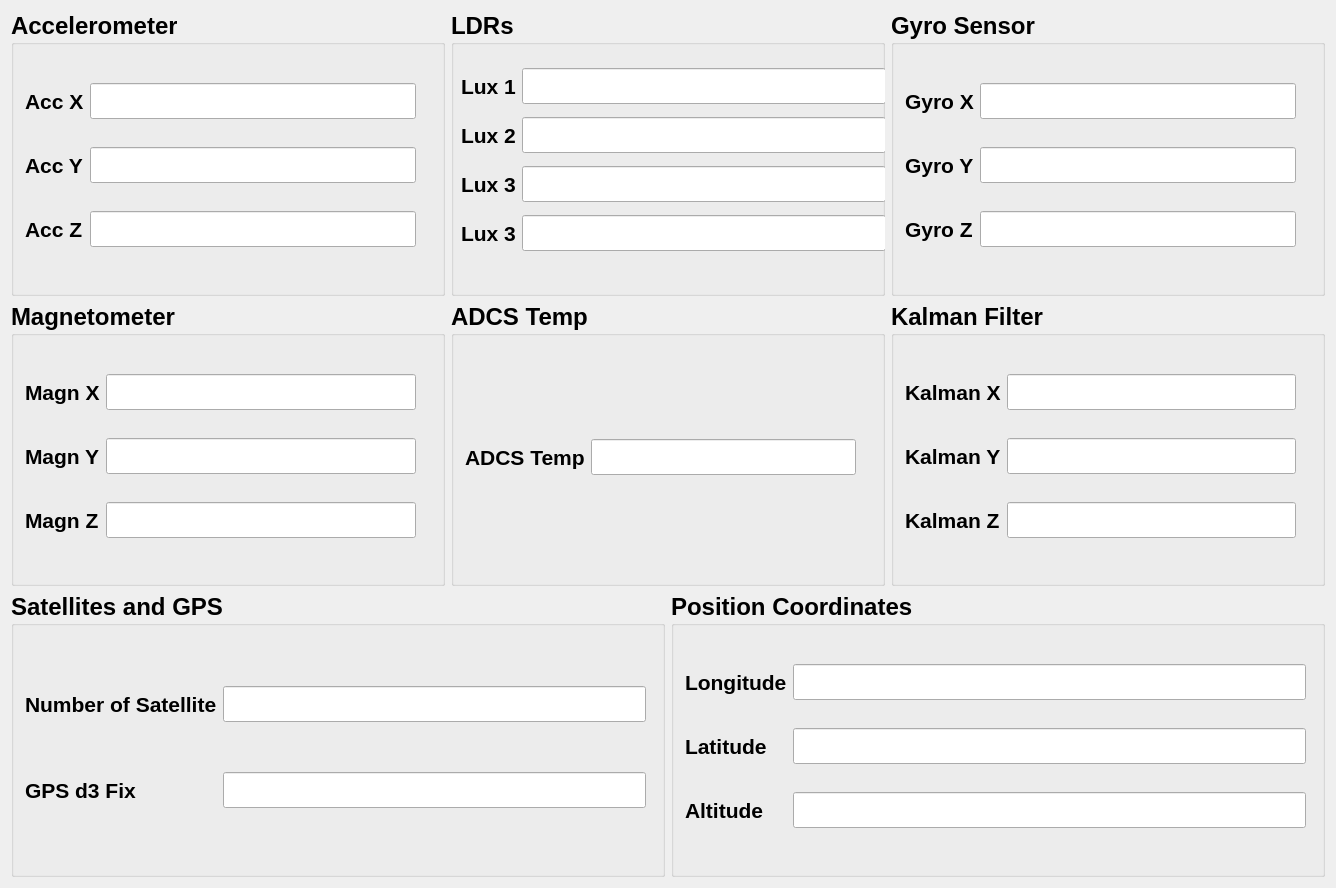
<?xml version="1.0" encoding="UTF-8"?>
<ui version="4.0">
 <class>Form</class>
 <widget class="QWidget" name="Form">
  <property name="geometry">
   <rect>
    <x>0</x>
    <y>0</y>
    <width>1336</width>
    <height>888</height>
   </rect>
  </property>
  <property name="windowTitle">
   <string>Form</string>
  </property>
  <layout class="QGridLayout" name="gridLayout_2">
   <item row="0" column="0" colspan="2">
    <layout class="QHBoxLayout" name="horizontalLayout_5">
     <item>
      <widget class="QGroupBox" name="groupbox_Accelerometer">
       <property name="font">
        <font>
         <pointsize>18</pointsize>
         <weight>75</weight>
         <bold>true</bold>
        </font>
       </property>
       <property name="title">
        <string>Accelerometer</string>
       </property>
       <widget class="QWidget" name="layoutWidget_2">
        <property name="geometry">
         <rect>
          <x>14</x>
          <y>50</y>
          <width>391</width>
          <height>211</height>
         </rect>
        </property>
        <layout class="QGridLayout" name="gridLayout_4">
         <item row="1" column="0">
          <widget class="QLabel" name="label_acc2">
           <property name="font">
            <font>
             <pointsize>16</pointsize>
             <weight>75</weight>
             <bold>true</bold>
            </font>
           </property>
           <property name="text">
            <string>Acc Y</string>
           </property>
          </widget>
         </item>
         <item row="0" column="1">
          <widget class="QLineEdit" name="lineEdit_acc1">
           <property name="readOnly">
            <bool>true</bool>
           </property>
          </widget>
         </item>
         <item row="1" column="1">
          <widget class="QLineEdit" name="lineEdit_acc2">
           <property name="readOnly">
            <bool>true</bool>
           </property>
          </widget>
         </item>
         <item row="2" column="0">
          <widget class="QLabel" name="label_acc3">
           <property name="font">
            <font>
             <pointsize>16</pointsize>
             <weight>75</weight>
             <bold>true</bold>
            </font>
           </property>
           <property name="text">
            <string>Acc Z</string>
           </property>
          </widget>
         </item>
         <item row="2" column="1">
          <widget class="QLineEdit" name="lineEdit_acc3">
           <property name="readOnly">
            <bool>true</bool>
           </property>
          </widget>
         </item>
         <item row="0" column="0">
          <widget class="QLabel" name="label_acc1">
           <property name="font">
            <font>
             <pointsize>16</pointsize>
             <weight>75</weight>
             <bold>true</bold>
            </font>
           </property>
           <property name="text">
            <string>Acc X</string>
           </property>
          </widget>
         </item>
        </layout>
       </widget>
      </widget>
     </item>
     <item>
      <widget class="QGroupBox" name="groupbox_LDRs">
       <property name="font">
        <font>
         <pointsize>18</pointsize>
         <weight>75</weight>
         <bold>true</bold>
        </font>
       </property>
       <property name="title">
        <string>LDRs</string>
       </property>
       <widget class="QWidget" name="">
        <property name="geometry">
         <rect>
          <x>10</x>
          <y>50</y>
          <width>425</width>
          <height>199</height>
         </rect>
        </property>
        <layout class="QGridLayout" name="gridLayout">
         <item row="0" column="0">
          <layout class="QHBoxLayout" name="horizontalLayout">
           <item>
            <widget class="QLabel" name="label_lux1">
             <property name="font">
              <font>
               <pointsize>16</pointsize>
               <weight>75</weight>
               <bold>true</bold>
              </font>
             </property>
             <property name="text">
              <string>Lux 1</string>
             </property>
            </widget>
           </item>
           <item>
            <widget class="QLineEdit" name="lineEdit_lux1">
             <property name="readOnly">
              <bool>true</bool>
             </property>
            </widget>
           </item>
          </layout>
         </item>
         <item row="1" column="0">
          <layout class="QHBoxLayout" name="horizontalLayout_2">
           <item>
            <widget class="QLabel" name="label_lux2">
             <property name="font">
              <font>
               <pointsize>16</pointsize>
               <weight>75</weight>
               <bold>true</bold>
              </font>
             </property>
             <property name="text">
              <string>Lux 2</string>
             </property>
            </widget>
           </item>
           <item>
            <widget class="QLineEdit" name="lineEdit_lux2">
             <property name="readOnly">
              <bool>true</bool>
             </property>
            </widget>
           </item>
          </layout>
         </item>
         <item row="2" column="0">
          <layout class="QHBoxLayout" name="horizontalLayout_4">
           <item>
            <widget class="QLabel" name="label_lux3">
             <property name="font">
              <font>
               <pointsize>16</pointsize>
               <weight>75</weight>
               <bold>true</bold>
              </font>
             </property>
             <property name="text">
              <string>Lux 3</string>
             </property>
            </widget>
           </item>
           <item>
            <widget class="QLineEdit" name="lineEdit_lux3">
             <property name="readOnly">
              <bool>true</bool>
             </property>
            </widget>
           </item>
          </layout>
         </item>
         <item row="3" column="0">
          <layout class="QHBoxLayout" name="horizontalLayout_3">
           <item>
            <widget class="QLabel" name="label_lux4">
             <property name="font">
              <font>
               <pointsize>16</pointsize>
               <weight>75</weight>
               <bold>true</bold>
              </font>
             </property>
             <property name="text">
              <string>Lux 3</string>
             </property>
            </widget>
           </item>
           <item>
            <widget class="QLineEdit" name="lineEdit_lux4">
             <property name="readOnly">
              <bool>true</bool>
             </property>
            </widget>
           </item>
          </layout>
         </item>
        </layout>
       </widget>
      </widget>
     </item>
     <item>
      <widget class="QGroupBox" name="groupbox_gyro_sensor">
       <property name="font">
        <font>
         <pointsize>18</pointsize>
         <weight>75</weight>
         <bold>true</bold>
        </font>
       </property>
       <property name="title">
        <string>Gyro Sensor</string>
       </property>
       <widget class="QWidget" name="layoutWidget_3">
        <property name="geometry">
         <rect>
          <x>14</x>
          <y>50</y>
          <width>391</width>
          <height>211</height>
         </rect>
        </property>
        <layout class="QGridLayout" name="gridLayout_5">
         <item row="0" column="0">
          <widget class="QLabel" name="label_gyro1">
           <property name="font">
            <font>
             <pointsize>16</pointsize>
             <weight>75</weight>
             <bold>true</bold>
            </font>
           </property>
           <property name="text">
            <string>Gyro X</string>
           </property>
          </widget>
         </item>
         <item row="0" column="1">
          <widget class="QLineEdit" name="lineEdit_qyro1">
           <property name="readOnly">
            <bool>true</bool>
           </property>
          </widget>
         </item>
         <item row="1" column="0">
          <widget class="QLabel" name="label_gyro2">
           <property name="font">
            <font>
             <pointsize>16</pointsize>
             <weight>75</weight>
             <bold>true</bold>
            </font>
           </property>
           <property name="text">
            <string>Gyro Y</string>
           </property>
          </widget>
         </item>
         <item row="1" column="1">
          <widget class="QLineEdit" name="lineEdit_qyro2">
           <property name="readOnly">
            <bool>true</bool>
           </property>
          </widget>
         </item>
         <item row="2" column="0">
          <widget class="QLabel" name="label_gyro3">
           <property name="font">
            <font>
             <pointsize>16</pointsize>
             <weight>75</weight>
             <bold>true</bold>
            </font>
           </property>
           <property name="text">
            <string>Gyro Z</string>
           </property>
          </widget>
         </item>
         <item row="2" column="1">
          <widget class="QLineEdit" name="lineEdit_qyro3">
           <property name="readOnly">
            <bool>true</bool>
           </property>
          </widget>
         </item>
        </layout>
       </widget>
      </widget>
     </item>
    </layout>
   </item>
   <item row="1" column="0" colspan="2">
    <layout class="QHBoxLayout" name="horizontalLayout_6">
     <item>
      <widget class="QGroupBox" name="groupbox_Magnetometer">
       <property name="font">
        <font>
         <pointsize>18</pointsize>
         <weight>75</weight>
         <bold>true</bold>
        </font>
       </property>
       <property name="title">
        <string>Magnetometer</string>
       </property>
       <widget class="QWidget" name="layoutWidget_4">
        <property name="geometry">
         <rect>
          <x>14</x>
          <y>50</y>
          <width>391</width>
          <height>211</height>
         </rect>
        </property>
        <layout class="QGridLayout" name="gridLayout_6">
         <item row="2" column="0">
          <widget class="QLabel" name="label_magn3">
           <property name="font">
            <font>
             <pointsize>16</pointsize>
             <weight>75</weight>
             <bold>true</bold>
            </font>
           </property>
           <property name="text">
            <string>Magn Z</string>
           </property>
          </widget>
         </item>
         <item row="2" column="1">
          <widget class="QLineEdit" name="lineEdit_magn3">
           <property name="readOnly">
            <bool>true</bool>
           </property>
          </widget>
         </item>
         <item row="0" column="1">
          <widget class="QLineEdit" name="lineEdit_magn1">
           <property name="readOnly">
            <bool>true</bool>
           </property>
          </widget>
         </item>
         <item row="1" column="0">
          <widget class="QLabel" name="label_magn2">
           <property name="font">
            <font>
             <pointsize>16</pointsize>
             <weight>75</weight>
             <bold>true</bold>
            </font>
           </property>
           <property name="text">
            <string>Magn Y</string>
           </property>
          </widget>
         </item>
         <item row="1" column="1">
          <widget class="QLineEdit" name="lineEdit_magn2">
           <property name="readOnly">
            <bool>true</bool>
           </property>
          </widget>
         </item>
         <item row="0" column="0">
          <widget class="QLabel" name="label_magn1">
           <property name="font">
            <font>
             <pointsize>16</pointsize>
             <weight>75</weight>
             <bold>true</bold>
            </font>
           </property>
           <property name="text">
            <string>Magn X</string>
           </property>
          </widget>
         </item>
        </layout>
       </widget>
      </widget>
     </item>
     <item>
      <widget class="QGroupBox" name="groupbox_ADCS">
       <property name="font">
        <font>
         <pointsize>18</pointsize>
         <weight>75</weight>
         <bold>true</bold>
        </font>
       </property>
       <property name="title">
        <string>ADCS Temp</string>
       </property>
       <widget class="QWidget" name="layoutWidget_5">
        <property name="geometry">
         <rect>
          <x>14</x>
          <y>50</y>
          <width>391</width>
          <height>211</height>
         </rect>
        </property>
        <layout class="QGridLayout" name="gridLayout_7">
         <item row="0" column="0">
          <widget class="QLabel" name="label_ADCSTemp">
           <property name="font">
            <font>
             <pointsize>16</pointsize>
             <weight>75</weight>
             <bold>true</bold>
            </font>
           </property>
           <property name="text">
            <string>ADCS Temp</string>
           </property>
          </widget>
         </item>
         <item row="0" column="1">
          <widget class="QLineEdit" name="lineEdit_ADCSTemp">
           <property name="readOnly">
            <bool>true</bool>
           </property>
          </widget>
         </item>
        </layout>
       </widget>
      </widget>
     </item>
     <item>
      <widget class="QGroupBox" name="groupbox_Kalman">
       <property name="font">
        <font>
         <pointsize>18</pointsize>
         <weight>75</weight>
         <bold>true</bold>
        </font>
       </property>
       <property name="title">
        <string>Kalman Filter</string>
       </property>
       <widget class="QWidget" name="layoutWidget_6">
        <property name="geometry">
         <rect>
          <x>14</x>
          <y>50</y>
          <width>391</width>
          <height>211</height>
         </rect>
        </property>
        <layout class="QGridLayout" name="gridLayout_8">
         <item row="0" column="0">
          <widget class="QLabel" name="label_kalman1">
           <property name="font">
            <font>
             <pointsize>16</pointsize>
             <weight>75</weight>
             <bold>true</bold>
            </font>
           </property>
           <property name="text">
            <string>Kalman X</string>
           </property>
          </widget>
         </item>
         <item row="0" column="1">
          <widget class="QLineEdit" name="lineEdit_Kalman1">
           <property name="readOnly">
            <bool>true</bool>
           </property>
          </widget>
         </item>
         <item row="1" column="0">
          <widget class="QLabel" name="label_kalman2">
           <property name="font">
            <font>
             <pointsize>16</pointsize>
             <weight>75</weight>
             <bold>true</bold>
            </font>
           </property>
           <property name="text">
            <string>Kalman Y</string>
           </property>
          </widget>
         </item>
         <item row="1" column="1">
          <widget class="QLineEdit" name="lineEdit_Kalman2">
           <property name="readOnly">
            <bool>true</bool>
           </property>
          </widget>
         </item>
         <item row="2" column="0">
          <widget class="QLabel" name="label_kalman3">
           <property name="font">
            <font>
             <pointsize>16</pointsize>
             <weight>75</weight>
             <bold>true</bold>
            </font>
           </property>
           <property name="text">
            <string>Kalman Z</string>
           </property>
          </widget>
         </item>
         <item row="2" column="1">
          <widget class="QLineEdit" name="lineEdit_Kalman3"/>
         </item>
        </layout>
       </widget>
      </widget>
     </item>
    </layout>
   </item>
   <item row="2" column="0">
    <widget class="QGroupBox" name="groupbox_Satelites">
     <property name="font">
      <font>
       <pointsize>18</pointsize>
       <weight>75</weight>
       <bold>true</bold>
      </font>
     </property>
     <property name="title">
      <string>Satellites and GPS</string>
     </property>
     <widget class="QWidget" name="layoutWidget_9">
      <property name="geometry">
       <rect>
        <x>14</x>
        <y>50</y>
        <width>621</width>
        <height>211</height>
       </rect>
      </property>
      <layout class="QGridLayout" name="gridLayout_11">
       <item row="1" column="1">
        <widget class="QLineEdit" name="lineEdit_GPS">
         <property name="readOnly">
          <bool>true</bool>
         </property>
        </widget>
       </item>
       <item row="0" column="1">
        <widget class="QLineEdit" name="lineEdit_NumberSatellite">
         <property name="readOnly">
          <bool>true</bool>
         </property>
        </widget>
       </item>
       <item row="1" column="0">
        <widget class="QLabel" name="label_GPS">
         <property name="font">
          <font>
           <pointsize>16</pointsize>
           <weight>75</weight>
           <bold>true</bold>
          </font>
         </property>
         <property name="text">
          <string>GPS d3 Fix</string>
         </property>
        </widget>
       </item>
       <item row="0" column="0">
        <widget class="QLabel" name="label_NumberSatellite">
         <property name="font">
          <font>
           <pointsize>16</pointsize>
           <weight>75</weight>
           <bold>true</bold>
          </font>
         </property>
         <property name="text">
          <string>Number of Satellite</string>
         </property>
        </widget>
       </item>
      </layout>
     </widget>
    </widget>
   </item>
   <item row="2" column="1">
    <widget class="QGroupBox" name="groupbox_Position">
     <property name="font">
      <font>
       <pointsize>18</pointsize>
       <weight>75</weight>
       <bold>true</bold>
      </font>
     </property>
     <property name="title">
      <string>Position Coordinates</string>
     </property>
     <widget class="QWidget" name="layoutWidget_8">
      <property name="geometry">
       <rect>
        <x>14</x>
        <y>50</y>
        <width>621</width>
        <height>211</height>
       </rect>
      </property>
      <layout class="QGridLayout" name="gridLayout_10">
       <item row="0" column="0">
        <widget class="QLabel" name="label_Longitude">
         <property name="font">
          <font>
           <pointsize>16</pointsize>
           <weight>75</weight>
           <bold>true</bold>
          </font>
         </property>
         <property name="text">
          <string>Longitude</string>
         </property>
        </widget>
       </item>
       <item row="0" column="1">
        <widget class="QLineEdit" name="lineEdit_Longitude">
         <property name="readOnly">
          <bool>true</bool>
         </property>
        </widget>
       </item>
       <item row="1" column="0">
        <widget class="QLabel" name="label_Latitude">
         <property name="font">
          <font>
           <pointsize>16</pointsize>
           <weight>75</weight>
           <bold>true</bold>
          </font>
         </property>
         <property name="text">
          <string>Latitude</string>
         </property>
        </widget>
       </item>
       <item row="1" column="1">
        <widget class="QLineEdit" name="lineEdit_Latitude">
         <property name="readOnly">
          <bool>true</bool>
         </property>
        </widget>
       </item>
       <item row="2" column="0">
        <widget class="QLabel" name="label_Altitude">
         <property name="font">
          <font>
           <pointsize>16</pointsize>
           <weight>75</weight>
           <bold>true</bold>
          </font>
         </property>
         <property name="text">
          <string>Altitude</string>
         </property>
        </widget>
       </item>
       <item row="2" column="1">
        <widget class="QLineEdit" name="lineEdit_Altitude">
         <property name="readOnly">
          <bool>true</bool>
         </property>
        </widget>
       </item>
      </layout>
     </widget>
    </widget>
   </item>
  </layout>
 </widget>
 <resources/>
 <connections/>
</ui>
